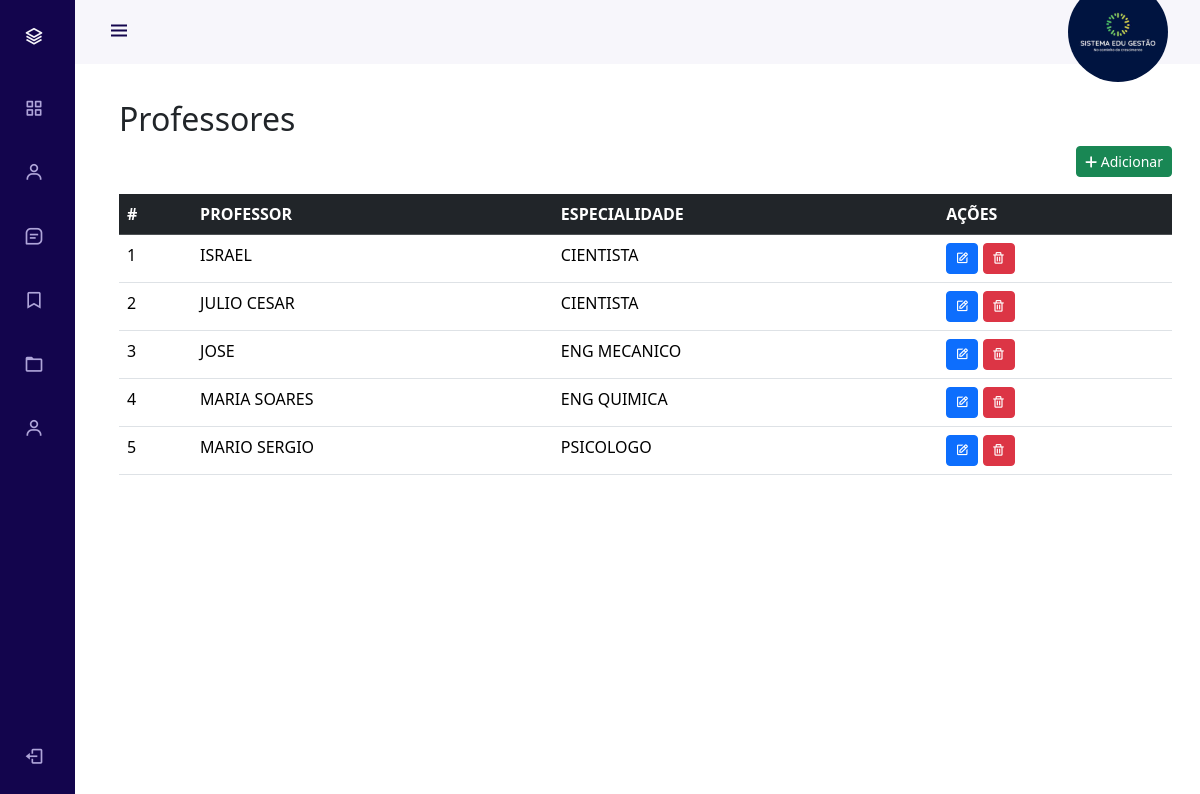
Screenshot of /view/teachers.php (signed in) with the database file from the repository.
### tables this page shows
CREATE TABLE `professores` (
  `id` int(11) NOT NULL AUTO_INCREMENT,
  `nome` varchar(100) NOT NULL,
  `especialidade` varchar(100) DEFAULT NULL,
  `email_academico` varchar(200) DEFAULT NULL,
  `telefone` varchar(50) DEFAULT NULL,
  PRIMARY KEY (`id`)
);

### view/teachers.php (the view, shortened to what this page needs)
<?php
require_once('../config/config.php');
try {
    $query = "SELECT * FROM professores";
    $stmt = $pdo->query($query);
} catch (PDOException $e) {
    echo "Erro: " . $e->getMessage();
}
?>
<!DOCTYPE html>
<html lang="pt-br">
<?php require('./header-in.php'); ?>
<body id="body-pd">
    <?php require('./navBar.php') ?>
    <div class="height-100 main_components" >
        <div class="container">
            <div style="display: flex; justify-content: space-between;">
                <h2 class="text-left">Professores</h2>
            </div>
            <a class="btn btn-success btn-sm float-end" href="./addTeacher.php">
                <i class="fa-solid fa-plus"></i> Adicionar
            </a>
            <br>
            <br>
            <div class="">
                <table class="table table-hover">
                    <thead class="table-dark">
                        <tr>
                            <th>#</th>
                            <th>PROFESSOR</th>
                            <th>ESPECIALIDADE</th>
                            <th>AÇÕES</th>
                        </tr>
                    </thead>
                    <tbody>
                        <?php
                            while ($row = $stmt->fetch(PDO::FETCH_ASSOC)) :
                        ?>
                        <tr>
                            <td><?php echo $row['id'] ?></td>
                            <td><?php echo $row['nome'] ?></td>
                            <td><?php echo $row['especialidade'] ?></td>
                            <td>
                                <a href="#editar" class="btn btn-primary btn-sm" title="Editar">
                                    <i class='bx bx-edit'></i>
                                </a>
                                <a href="#excluir" class="btn btn-danger btn-sm" title="Excluir">
                                    <i class='bx bx-trash'></i>
                                </a>
                            </td>
                        </tr>
                        <?php
                            endwhile;
                        ?>
                    </tbody>
                </table>
            </div>
            <br>
            <br>
            <br>
        </div>
    </div>
</body>
</html>

### styles/styles.css (style rules this page uses)
:root { --header-height: 3rem; --nav-width: 75px; --first-color: #13054d; --first-color-light: #AFA5D9; --white-color: #F7F6FB; --body-font: 'Nunito', sans-serif; --normal-font-size: 1rem; --z-fixed: 100 }
body { position: relative; margin: var(--header-height) 0 0 0; padding: 0 1rem; font-family: var(--body-font); font-size: var(--normal-font-size); transition: .5s }
a { text-decoration: none }
.height-100 { height: 100vh }
.main_components { padding-top: 100px; }
@media screen and (min-width: 768px) { body { margin: calc(var(--header-height) + 1rem) 0 0 0; padding-left: calc(var(--nav-width) + 2rem) } }

### rows the page displays
professores: id "1", nome "ISRAEL", especialidade "CIENTISTA"
professores: id "2", nome "JULIO CESAR", especialidade "CIENTISTA"
professores: id "3", nome "JOSE", especialidade "ENG MECANICO"
professores: id "4", nome "MARIA SOARES", especialidade "ENG QUIMICA"
professores: id "5", nome "MARIO SERGIO", especialidade "PSICOLOGO"
